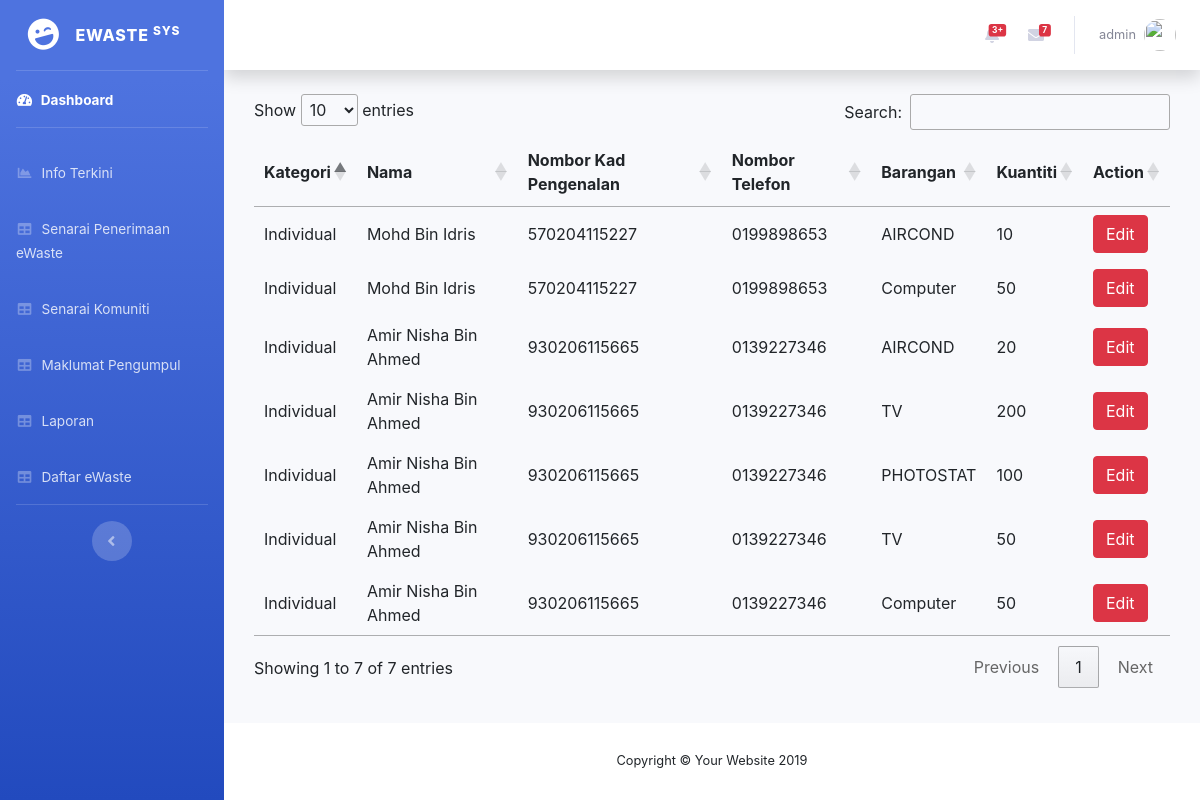
The page /admin/searchProducts.php (signed in) on the database its author committed.
### tables this page shows
CREATE TABLE `users` (
  `id` int(10) NOT NULL,
  `username` varchar(50) NOT NULL,
  `password` varchar(50) NOT NULL,
  `useremail` varchar(50) NOT NULL,
  `userrole` varchar(50) NOT NULL
);

CREATE TABLE `item` (
  `item_id` int(10) NOT NULL,
  `id_cus` varchar(1000) NOT NULL,
  `item_name` varchar(1000) NOT NULL,
  `quan` int(10) NOT NULL,
  `point` varchar(1000) NOT NULL,
  `status` int(100) NOT NULL,
  `year` int(11) NOT NULL,
  `month` int(11) NOT NULL,
  `day` int(11) NOT NULL,
  `collector` varchar(100) NOT NULL
);

CREATE TABLE `costumer` (
  `costumer_id` int(10) NOT NULL,
  `costumer_type` varchar(50) NOT NULL,
  `costumer_name` varchar(1000) NOT NULL,
  `costumer_ic` varchar(50) NOT NULL,
  `costumer_contact` varchar(50) NOT NULL,
  `costumer_address` longtext NOT NULL,
  `costumer_daerah` text NOT NULL,
  `costumer_job` varchar(100) NOT NULL
);

### admin/searchProducts.php (the view, shortened to what this page needs)
<?php
	include("database/db_conection.php");
  $username = $_SESSION['username'];
  $sqlk = "SELECT * FROM users WHERE username='$username' and userrole='admin'";
  $hasil = mysqli_query($dbcon,$sqlk);
  $berjaya = mysqli_fetch_array($hasil);
include('includes/header.php');
include('includes/navbar.php');
  ?>
    <div id="content-wrapper" class="d-flex flex-column">
      <div id="content">
<?PHP
include('includes/top-navbar.php');
?>
        <div class="container-fluid">
<?PHP
if(isset($_POST['search'])){
	$data=$_POST['data'];
	 $query = "SELECT  id_cus as idt, costumer_type as type, costumer_name as name, costumer_ic as ic, costumer_contact as tel, item_name as item, quan as quan, point as point  FROM item left join costumer on item.id_cus=costumer.costumer_ic where costumer.costumer_name like '%$data%' or costumer.costumer_ic like '%$data%' or costumer.costumer_contact like '%$data%'";
}
else
{
	 $query = "SELECT  id_cus as idt, costumer_type as type, costumer_name as name, costumer_ic as ic, costumer_contact as tel, item_name as item, quan as quan, point as point  FROM item left join costumer on item.id_cus=costumer.costumer_ic order by item_id DESC";
}
?>
<div class="container">
<table id="example">
	<thead>
		<tr>
		 <th>Kategori</th>
		 <th>Nama</th>
		 <th>Nombor Kad Pengenalan</th>
		 <th>Nombor Telefon</th>
		 <th>Barangan</th>
		 <th>Kuantiti</th>
		 <th>Action</th>
		</tr>
	</thead>
	 <tbody>
<?PHP
$result = mysqli_query($dbcon, $query);
 while($row1 = mysqli_fetch_array($result)){
	 ?>
  <tr>
     <td><?PHP echo $row1["type"];?></td>
     <td><?PHP echo  $row1["name"];?></td>
     <td><?PHP echo $row1["ic"];?></td>
     <td><?PHP echo $row1["tel"];?></td>
	 <td><?PHP echo $row1["item"];?></td>
	 <td><?PHP echo $row1["point"];?></td>
	 <td><button  class="btn btn-danger"><a style="color:white;" href="existingCostumer.php?edit=<?php echo $row1['idt'];?>">Edit</a></button></td>
  </tr>
  <?PHP
 }
?>
	 </tbody>
</table>
		  </div>
        </div>
      </div>
  <?php
include ('includes/footer.php');
  ?>

### admin/includes/top-navbar.php (shortened to what this page needs)
<nav class="navbar navbar-expand navbar-light bg-white topbar mb-4 static-top shadow">
        <ul class="navbar-nav ml-auto">
          <li class="nav-item dropdown no-arrow mx-1">
            <a class="nav-link dropdown-toggle" href="#" id="alertsDropdown" role="button" data-toggle="dropdown" aria-haspopup="true" aria-expanded="false">
              <span class="badge badge-danger badge-counter">3+</span>
            </a>
          </li>
          <li class="nav-item dropdown no-arrow mx-1">
            <a class="nav-link dropdown-toggle" href="#" id="messagesDropdown" role="button" data-toggle="dropdown" aria-haspopup="true" aria-expanded="false">
              <i class="fas fa-envelope fa-fw"></i>
              <span class="badge badge-danger badge-counter">7</span>
            </a>
          </li>
          <li class="nav-item dropdown no-arrow">
            <a class="nav-link dropdown-toggle" href="#" id="userDropdown" role="button" data-toggle="dropdown" aria-haspopup="true" aria-expanded="false">
              <span class="mr-2 d-none d-lg-inline text-gray-600 small"><?PHP echo $berjaya['username'];?></span>
              <img class="img-profile rounded-circle" src="https://source.unsplash.com/QAB-WJcbgJk/60x60">
            </a>
          </li>
        </ul>
      </nav>

### rows shown on the page
users: username "admin"
item: costumer.costumer_type "Individual", costumer.costumer_name "Mohd Bin Idris", costumer.costumer_ic "570204115227", costumer.costumer_contact "0199898653", item_name "AIRCOND", point "10"
item: costumer.costumer_type "Individual", costumer.costumer_name "Mohd Bin Idris", costumer.costumer_ic "570204115227", costumer.costumer_contact "0199898653", item_name "Computer", point "50"
item: costumer.costumer_type "Individual", costumer.costumer_name "Amir Nisha Bin Ahmed", costumer.costumer_ic "930206115665", costumer.costumer_contact "0139227346", item_name "AIRCOND", point "20"
item: costumer.costumer_type "Individual", costumer.costumer_name "Amir Nisha Bin Ahmed", costumer.costumer_ic "930206115665", costumer.costumer_contact "0139227346", item_name "TV", point "200"
item: costumer.costumer_type "Individual", costumer.costumer_name "Amir Nisha Bin Ahmed", costumer.costumer_ic "930206115665", costumer.costumer_contact "0139227346", item_name "PHOTOSTAT", point "100"
item: costumer.costumer_type "Individual", costumer.costumer_name "Amir Nisha Bin Ahmed", costumer.costumer_ic "930206115665", costumer.costumer_contact "0139227346", item_name "TV", point "50"
item: costumer.costumer_type "Individual", costumer.costumer_name "Amir Nisha Bin Ahmed", costumer.costumer_ic "930206115665", costumer.costumer_contact "0139227346", item_name "Computer", point "50"
